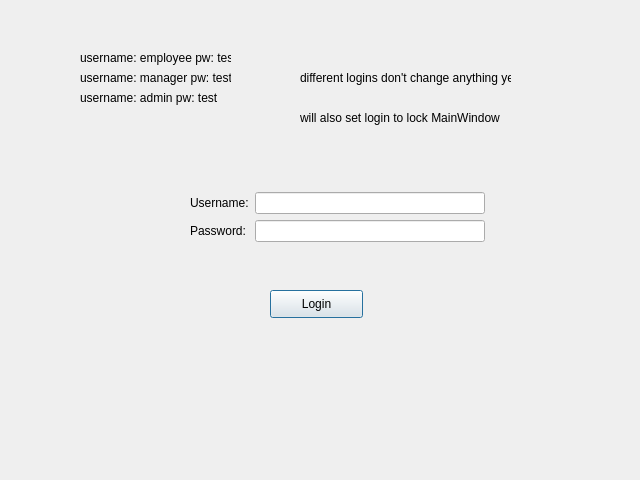
<?xml version="1.0" encoding="UTF-8"?>
<ui version="4.0">
 <class>LoginWindow</class>
 <widget class="QDialog" name="LoginWindow">
  <property name="geometry">
   <rect>
    <x>0</x>
    <y>0</y>
    <width>640</width>
    <height>480</height>
   </rect>
  </property>
  <property name="windowTitle">
   <string>Dialog</string>
  </property>
  <widget class="QWidget" name="gridLayoutWidget">
   <property name="geometry">
    <rect>
     <x>190</x>
     <y>140</y>
     <width>295</width>
     <height>102</height>
    </rect>
   </property>
   <layout class="QGridLayout" name="gridLayout_login">
    <item row="1" column="1">
     <widget class="QLineEdit" name="lineEdit_username"/>
    </item>
    <item row="2" column="0">
     <widget class="QLabel" name="label_password">
      <property name="text">
       <string>Password:</string>
      </property>
     </widget>
    </item>
    <item row="2" column="1">
     <widget class="QLineEdit" name="lineEdit_password"/>
    </item>
    <item row="1" column="0">
     <widget class="QLabel" name="label_username">
      <property name="text">
       <string>Username:</string>
      </property>
     </widget>
    </item>
    <item row="0" column="0" colspan="2">
     <widget class="QLabel" name="label_warning">
      <property name="text">
       <string/>
      </property>
     </widget>
    </item>
   </layout>
  </widget>
  <widget class="QPushButton" name="pushButton_login">
   <property name="geometry">
    <rect>
     <x>270</x>
     <y>290</y>
     <width>93</width>
     <height>28</height>
    </rect>
   </property>
   <property name="text">
    <string>Login</string>
   </property>
  </widget>
  <widget class="QLabel" name="label_employee">
   <property name="geometry">
    <rect>
     <x>80</x>
     <y>50</y>
     <width>151</width>
     <height>16</height>
    </rect>
   </property>
   <property name="text">
    <string>username: employee pw: test</string>
   </property>
  </widget>
  <widget class="QLabel" name="label_manager">
   <property name="geometry">
    <rect>
     <x>80</x>
     <y>70</y>
     <width>151</width>
     <height>16</height>
    </rect>
   </property>
   <property name="text">
    <string>username: manager pw: test</string>
   </property>
  </widget>
  <widget class="QLabel" name="label_admin">
   <property name="geometry">
    <rect>
     <x>80</x>
     <y>90</y>
     <width>151</width>
     <height>16</height>
    </rect>
   </property>
   <property name="text">
    <string>username: admin pw: test</string>
   </property>
  </widget>
  <widget class="QLabel" name="label_comment">
   <property name="geometry">
    <rect>
     <x>300</x>
     <y>70</y>
     <width>211</width>
     <height>16</height>
    </rect>
   </property>
   <property name="text">
    <string>different logins don't change anything yet</string>
   </property>
  </widget>
  <widget class="QLabel" name="label_comment_2">
   <property name="geometry">
    <rect>
     <x>300</x>
     <y>110</y>
     <width>211</width>
     <height>16</height>
    </rect>
   </property>
   <property name="text">
    <string>will also set login to lock MainWindow</string>
   </property>
  </widget>
 </widget>
 <resources/>
 <connections/>
</ui>
